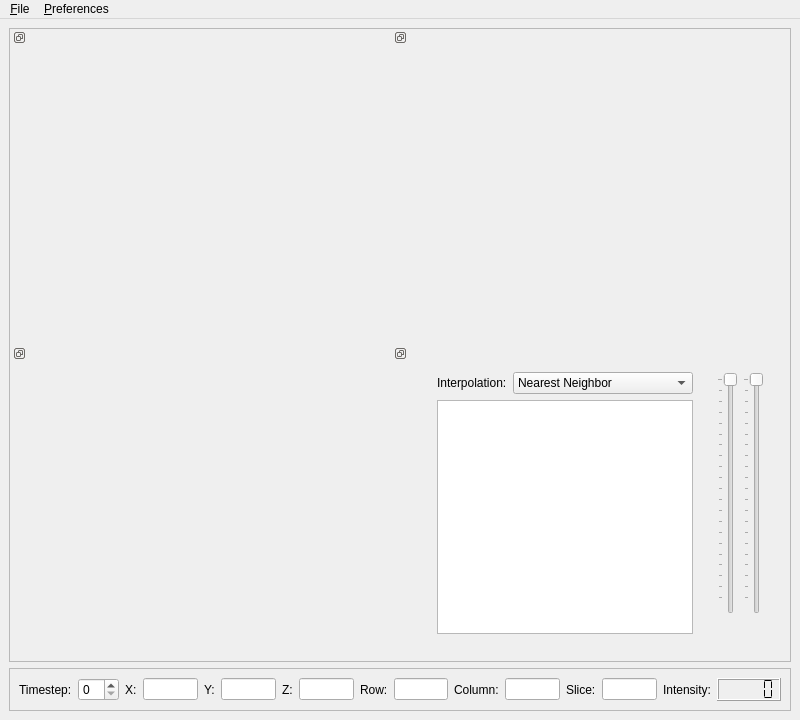
<?xml version="1.0" encoding="UTF-8"?>
<ui version="4.0">
 <class>isisViewerMain</class>
 <widget class="QMainWindow" name="isisViewerMain">
  <property name="geometry">
   <rect>
    <x>0</x>
    <y>0</y>
    <width>800</width>
    <height>720</height>
   </rect>
  </property>
  <property name="windowTitle">
   <string>isisViewer</string>
  </property>
  <property name="animated">
   <bool>true</bool>
  </property>
  <property name="tabShape">
   <enum>QTabWidget::Triangular</enum>
  </property>
  <property name="unifiedTitleAndToolBarOnMac">
   <bool>false</bool>
  </property>
  <widget class="QWidget" name="centralwidget">
   <layout class="QGridLayout" name="gridLayout_6">
    <item row="0" column="0">
     <widget class="QFrame" name="frame">
      <property name="sizePolicy">
       <sizepolicy hsizetype="Preferred" vsizetype="Expanding">
        <horstretch>0</horstretch>
        <verstretch>0</verstretch>
       </sizepolicy>
      </property>
      <property name="frameShape">
       <enum>QFrame::StyledPanel</enum>
      </property>
      <property name="frameShadow">
       <enum>QFrame::Raised</enum>
      </property>
      <layout class="QGridLayout" name="gridLayout">
       <property name="margin">
        <number>0</number>
       </property>
       <property name="spacing">
        <number>0</number>
       </property>
       <item row="0" column="0">
        <widget class="QDockWidget" name="axialDockWidget">
         <property name="floating">
          <bool>false</bool>
         </property>
         <property name="features">
          <set>QDockWidget::DockWidgetFloatable|QDockWidget::DockWidgetMovable|QDockWidget::DockWidgetVerticalTitleBar</set>
         </property>
         <property name="allowedAreas">
          <set>Qt::AllDockWidgetAreas</set>
         </property>
         <property name="windowTitle">
          <string/>
         </property>
         <widget class="QWidget" name="dockWidgetContents_2">
          <layout class="QGridLayout" name="gridLayout_2">
           <item row="0" column="0">
            <widget class="QWidget" name="axialWidget" native="true"/>
           </item>
          </layout>
         </widget>
        </widget>
       </item>
       <item row="0" column="1">
        <widget class="QDockWidget" name="sagittalDockWidget">
         <property name="floating">
          <bool>false</bool>
         </property>
         <property name="features">
          <set>QDockWidget::DockWidgetFloatable|QDockWidget::DockWidgetMovable|QDockWidget::DockWidgetVerticalTitleBar</set>
         </property>
         <property name="allowedAreas">
          <set>Qt::AllDockWidgetAreas</set>
         </property>
         <property name="windowTitle">
          <string/>
         </property>
         <widget class="QWidget" name="dockWidgetContents_3">
          <layout class="QGridLayout" name="gridLayout_3">
           <item row="0" column="0">
            <widget class="QWidget" name="sagittalWidget" native="true"/>
           </item>
          </layout>
         </widget>
        </widget>
       </item>
       <item row="1" column="0">
        <widget class="QDockWidget" name="coronalDockWidget">
         <property name="floating">
          <bool>false</bool>
         </property>
         <property name="features">
          <set>QDockWidget::DockWidgetFloatable|QDockWidget::DockWidgetMovable|QDockWidget::DockWidgetVerticalTitleBar</set>
         </property>
         <property name="allowedAreas">
          <set>Qt::AllDockWidgetAreas</set>
         </property>
         <property name="windowTitle">
          <string/>
         </property>
         <widget class="QWidget" name="dockWidgetContents_4">
          <layout class="QGridLayout" name="gridLayout_4">
           <item row="0" column="0">
            <widget class="QWidget" name="coronalWidget" native="true"/>
           </item>
          </layout>
         </widget>
        </widget>
       </item>
       <item row="1" column="1">
        <widget class="QDockWidget" name="setupDockWidget">
         <property name="floating">
          <bool>false</bool>
         </property>
         <property name="features">
          <set>QDockWidget::DockWidgetFloatable|QDockWidget::DockWidgetMovable|QDockWidget::DockWidgetVerticalTitleBar</set>
         </property>
         <property name="allowedAreas">
          <set>Qt::AllDockWidgetAreas</set>
         </property>
         <property name="windowTitle">
          <string/>
         </property>
         <widget class="QWidget" name="dockWidgetContents_6">
          <layout class="QGridLayout" name="gridLayout_5">
           <item row="0" column="0">
            <widget class="QWidget" name="widget_4" native="true">
             <layout class="QHBoxLayout" name="horizontalLayout_4">
              <item>
               <widget class="QWidget" name="widget_5" native="true">
                <layout class="QGridLayout" name="gridLayout_7">
                 <item row="0" column="0">
                  <widget class="QLabel" name="label_9">
                   <property name="text">
                    <string>Interpolation:</string>
                   </property>
                  </widget>
                 </item>
                 <item row="0" column="1">
                  <widget class="QComboBox" name="interpolationType">
                   <property name="sizePolicy">
                    <sizepolicy hsizetype="Expanding" vsizetype="Preferred">
                     <horstretch>0</horstretch>
                     <verstretch>0</verstretch>
                    </sizepolicy>
                   </property>
                   <item>
                    <property name="text">
                     <string>Nearest Neighbor </string>
                    </property>
                   </item>
                   <item>
                    <property name="text">
                     <string>Linear </string>
                    </property>
                   </item>
                  </widget>
                 </item>
                 <item row="1" column="0" colspan="2">
                  <widget class="QListWidget" name="imageStack"/>
                 </item>
                </layout>
               </widget>
              </item>
              <item>
               <widget class="QWidget" name="widget_6" native="true">
                <layout class="QGridLayout" name="gridLayout_8">
                 <item row="1" column="0">
                  <widget class="QLabel" name="maxLabel">
                   <property name="text">
                    <string/>
                   </property>
                  </widget>
                 </item>
                 <item row="1" column="1">
                  <widget class="QLabel" name="minLabel">
                   <property name="text">
                    <string/>
                   </property>
                  </widget>
                 </item>
                 <item row="0" column="0">
                  <widget class="QSlider" name="lowerThreshold">
                   <property name="maximum">
                    <number>999</number>
                   </property>
                   <property name="value">
                    <number>0</number>
                   </property>
                   <property name="tracking">
                    <bool>true</bool>
                   </property>
                   <property name="orientation">
                    <enum>Qt::Vertical</enum>
                   </property>
                   <property name="invertedAppearance">
                    <bool>true</bool>
                   </property>
                   <property name="invertedControls">
                    <bool>true</bool>
                   </property>
                   <property name="tickPosition">
                    <enum>QSlider::TicksAbove</enum>
                   </property>
                   <property name="tickInterval">
                    <number>48</number>
                   </property>
                  </widget>
                 </item>
                 <item row="0" column="1">
                  <widget class="QSlider" name="upperThreshold">
                   <property name="maximum">
                    <number>999</number>
                   </property>
                   <property name="value">
                    <number>0</number>
                   </property>
                   <property name="tracking">
                    <bool>true</bool>
                   </property>
                   <property name="orientation">
                    <enum>Qt::Vertical</enum>
                   </property>
                   <property name="invertedAppearance">
                    <bool>true</bool>
                   </property>
                   <property name="invertedControls">
                    <bool>true</bool>
                   </property>
                   <property name="tickPosition">
                    <enum>QSlider::TicksAbove</enum>
                   </property>
                   <property name="tickInterval">
                    <number>48</number>
                   </property>
                  </widget>
                 </item>
                </layout>
               </widget>
              </item>
             </layout>
            </widget>
           </item>
          </layout>
         </widget>
        </widget>
       </item>
      </layout>
     </widget>
    </item>
    <item row="1" column="0">
     <widget class="QFrame" name="frame_3">
      <property name="frameShape">
       <enum>QFrame::StyledPanel</enum>
      </property>
      <property name="frameShadow">
       <enum>QFrame::Raised</enum>
      </property>
      <layout class="QHBoxLayout" name="horizontalLayout_2">
       <item>
        <widget class="QLabel" name="label_8">
         <property name="text">
          <string>Timestep:</string>
         </property>
        </widget>
       </item>
       <item>
        <widget class="QSpinBox" name="timestepSpinBox"/>
       </item>
       <item>
        <widget class="QLabel" name="label">
         <property name="text">
          <string>X:</string>
         </property>
        </widget>
       </item>
       <item>
        <widget class="QLineEdit" name="x_value"/>
       </item>
       <item>
        <widget class="QLabel" name="label_2">
         <property name="text">
          <string>Y:</string>
         </property>
        </widget>
       </item>
       <item>
        <widget class="QLineEdit" name="y_value"/>
       </item>
       <item>
        <widget class="QLabel" name="label_3">
         <property name="text">
          <string>Z:</string>
         </property>
        </widget>
       </item>
       <item>
        <widget class="QLineEdit" name="z_value"/>
       </item>
       <item>
        <widget class="QLabel" name="label_4">
         <property name="text">
          <string>Row:</string>
         </property>
        </widget>
       </item>
       <item>
        <widget class="QLineEdit" name="row_value"/>
       </item>
       <item>
        <widget class="QLabel" name="label_5">
         <property name="text">
          <string>Column:</string>
         </property>
        </widget>
       </item>
       <item>
        <widget class="QLineEdit" name="column_value"/>
       </item>
       <item>
        <widget class="QLabel" name="label_6">
         <property name="text">
          <string>Slice:</string>
         </property>
        </widget>
       </item>
       <item>
        <widget class="QLineEdit" name="slice_value"/>
       </item>
       <item>
        <widget class="QLabel" name="label_7">
         <property name="text">
          <string>Intensity:</string>
         </property>
        </widget>
       </item>
       <item>
        <widget class="QLCDNumber" name="intensity_value">
         <property name="segmentStyle">
          <enum>QLCDNumber::Flat</enum>
         </property>
        </widget>
       </item>
      </layout>
     </widget>
    </item>
   </layout>
  </widget>
  <widget class="QMenuBar" name="menubar">
   <property name="geometry">
    <rect>
     <x>0</x>
     <y>0</y>
     <width>800</width>
     <height>25</height>
    </rect>
   </property>
   <widget class="QMenu" name="menu_File">
    <property name="title">
     <string>&amp;File</string>
    </property>
    <addaction name="action_Open_Image"/>
    <addaction name="actionOpen_DICOM"/>
    <addaction name="separator"/>
    <addaction name="action_Exit"/>
   </widget>
   <widget class="QMenu" name="menu_Preferences">
    <property name="title">
     <string>&amp;Preferences</string>
    </property>
    <widget class="QMenu" name="menu_Quick_Preferences">
     <property name="title">
      <string>&amp;Quick Preferences</string>
     </property>
     <addaction name="actionShow_labels"/>
     <addaction name="actionAutomatic_Scaling"/>
    </widget>
    <addaction name="menu_Quick_Preferences"/>
   </widget>
   <addaction name="menu_File"/>
   <addaction name="menu_Preferences"/>
  </widget>
  <widget class="QStatusBar" name="statusbar">
   <property name="sizePolicy">
    <sizepolicy hsizetype="Preferred" vsizetype="Ignored">
     <horstretch>0</horstretch>
     <verstretch>0</verstretch>
    </sizepolicy>
   </property>
  </widget>
  <action name="action_Exit">
   <property name="text">
    <string>&amp;Exit</string>
   </property>
  </action>
  <action name="actionShow_labels">
   <property name="checkable">
    <bool>true</bool>
   </property>
   <property name="text">
    <string>Show &amp;Labels</string>
   </property>
   <property name="shortcut">
    <string>Ctrl+L</string>
   </property>
  </action>
  <action name="actionAutomatic_Scaling">
   <property name="checkable">
    <bool>true</bool>
   </property>
   <property name="text">
    <string>&amp;Automatic Scaling</string>
   </property>
   <property name="shortcut">
    <string>Ctrl+S</string>
   </property>
  </action>
  <action name="action_Open_Image">
   <property name="text">
    <string>&amp;Open Image</string>
   </property>
  </action>
  <action name="actionOpen_DICOM">
   <property name="text">
    <string>Open &amp;DICOM </string>
   </property>
  </action>
 </widget>
 <resources/>
 <connections/>
</ui>
